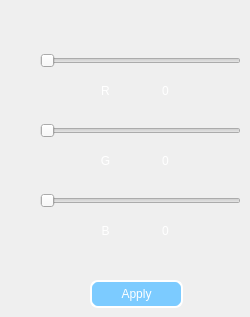
        <widget class="QWidget" name="RGB">
         <attribute name="title">
          <string>RGB</string>
         </attribute>
         <widget class="QPushButton" name="RGBApply">
          <property name="geometry">
           <rect>
            <x>90</x>
            <y>280</y>
            <width>93</width>
            <height>28</height>
           </rect>
          </property>
          <property name="styleSheet">
           <string notr="true">background-color: rgb(124, 203, 255);
color: rgb(255, 255, 255);
border-radius: 8px;
border: 2px solid rgb(255, 255, 255);
font: 10pt &quot;MS Sans Serif&quot;;</string>
          </property>
          <property name="text">
           <string>Apply</string>
          </property>
         </widget>
         <widget class="QSlider" name="sliderR">
          <property name="geometry">
           <rect>
            <x>40</x>
            <y>50</y>
            <width>201</width>
            <height>22</height>
           </rect>
          </property>
          <property name="orientation">
           <enum>Qt::Horizontal</enum>
          </property>
         </widget>
         <widget class="QSlider" name="sliderG">
          <property name="geometry">
           <rect>
            <x>40</x>
            <y>120</y>
            <width>201</width>
            <height>22</height>
           </rect>
          </property>
          <property name="orientation">
           <enum>Qt::Horizontal</enum>
          </property>
         </widget>
         <widget class="QSlider" name="sliderB">
          <property name="geometry">
           <rect>
            <x>40</x>
            <y>190</y>
            <width>201</width>
            <height>22</height>
           </rect>
          </property>
          <property name="orientation">
           <enum>Qt::Horizontal</enum>
          </property>
         </widget>
         <widget class="QLabel" name="label_21">
          <property name="geometry">
           <rect>
            <x>80</x>
            <y>80</y>
            <width>51</width>
            <height>21</height>
           </rect>
          </property>
          <property name="styleSheet">
           <string notr="true">font: 9pt &quot;MS Shell Dlg 2&quot;;
color: white;
</string>
          </property>
          <property name="text">
           <string>R</string>
          </property>
          <property name="alignment">
           <set>Qt::AlignCenter</set>
          </property>
         </widget>
         <widget class="QLabel" name="labelR">
          <property name="geometry">
           <rect>
            <x>140</x>
            <y>80</y>
            <width>51</width>
            <height>21</height>
           </rect>
          </property>
          <property name="styleSheet">
           <string notr="true">font: 9pt &quot;MS Shell Dlg 2&quot;;
color: white;
</string>
          </property>
          <property name="text">
           <string>0</string>
          </property>
          <property name="alignment">
           <set>Qt::AlignCenter</set>
          </property>
         </widget>
         <widget class="QLabel" name="label_23">
          <property name="geometry">
           <rect>
            <x>80</x>
            <y>150</y>
            <width>51</width>
            <height>21</height>
           </rect>
          </property>
          <property name="styleSheet">
           <string notr="true">font: 9pt &quot;MS Shell Dlg 2&quot;;
color: white;
</string>
          </property>
          <property name="text">
           <string>G</string>
          </property>
          <property name="alignment">
           <set>Qt::AlignCenter</set>
          </property>
         </widget>
         <widget class="QLabel" name="labelG">
          <property name="geometry">
           <rect>
            <x>140</x>
            <y>150</y>
            <width>51</width>
            <height>21</height>
           </rect>
          </property>
          <property name="styleSheet">
           <string notr="true">font: 9pt &quot;MS Shell Dlg 2&quot;;
color: white;
</string>
          </property>
          <property name="text">
           <string>0</string>
          </property>
          <property name="alignment">
           <set>Qt::AlignCenter</set>
          </property>
         </widget>
         <widget class="QLabel" name="label_25">
          <property name="geometry">
           <rect>
            <x>80</x>
            <y>220</y>
            <width>51</width>
            <height>21</height>
           </rect>
          </property>
          <property name="styleSheet">
           <string notr="true">font: 9pt &quot;MS Shell Dlg 2&quot;;
color: white;
</string>
          </property>
          <property name="text">
           <string>B</string>
          </property>
          <property name="alignment">
           <set>Qt::AlignCenter</set>
          </property>
         </widget>
         <widget class="QLabel" name="labelB">
          <property name="geometry">
           <rect>
            <x>140</x>
            <y>220</y>
            <width>51</width>
            <height>21</height>
           </rect>
          </property>
          <property name="styleSheet">
           <string notr="true">font: 9pt &quot;MS Shell Dlg 2&quot;;
color: white;
</string>
          </property>
          <property name="text">
           <string>0</string>
          </property>
          <property name="alignment">
           <set>Qt::AlignCenter</set>
          </property>
         </widget>
        </widget>
